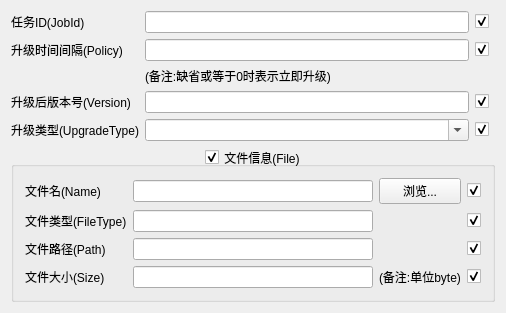
<?xml version="1.0" encoding="UTF-8"?>
<ui version="4.0">
 <class>CTcpEdgeTestDataView_DeviceUpdateReq</class>
 <widget class="QWidget" name="CTcpEdgeTestDataView_DeviceUpdateReq">
  <property name="geometry">
   <rect>
    <x>0</x>
    <y>0</y>
    <width>506</width>
    <height>307</height>
   </rect>
  </property>
  <property name="windowTitle">
   <string>CTcpEdgeTestDataView_TimeReadReq</string>
  </property>
  <layout class="QGridLayout" name="gridLayout">
   <item row="1" column="1">
    <widget class="QLineEdit" name="_Policy_"/>
   </item>
   <item row="4" column="0">
    <widget class="QLabel" name="label_4">
     <property name="text">
      <string>升级类型(UpgradeType)</string>
     </property>
    </widget>
   </item>
   <item row="5" column="0" colspan="4">
    <widget class="QGroupBox" name="_File_">
     <property name="title">
      <string>文件信息(File)</string>
     </property>
     <property name="alignment">
      <set>Qt::AlignCenter</set>
     </property>
     <property name="checkable">
      <bool>true</bool>
     </property>
     <layout class="QGridLayout" name="gridLayout_2">
      <property name="rightMargin">
       <number>11</number>
      </property>
      <item row="2" column="3">
       <widget class="QCheckBox" name="__Path__">
        <property name="text">
         <string/>
        </property>
        <property name="checked">
         <bool>true</bool>
        </property>
       </widget>
      </item>
      <item row="0" column="2">
       <widget class="QPushButton" name="btnName">
        <property name="text">
         <string>浏览...</string>
        </property>
       </widget>
      </item>
      <item row="3" column="0">
       <widget class="QLabel" name="label_8">
        <property name="text">
         <string>文件大小(Size)</string>
        </property>
       </widget>
      </item>
      <item row="0" column="3">
       <widget class="QCheckBox" name="__Name__">
        <property name="text">
         <string/>
        </property>
        <property name="checked">
         <bool>true</bool>
        </property>
       </widget>
      </item>
      <item row="2" column="1">
       <widget class="QLineEdit" name="_Path_"/>
      </item>
      <item row="3" column="1">
       <widget class="QLineEdit" name="_Size_"/>
      </item>
      <item row="1" column="1">
       <widget class="QLineEdit" name="_FileType_"/>
      </item>
      <item row="2" column="0">
       <widget class="QLabel" name="label_7">
        <property name="text">
         <string>文件路径(Path)</string>
        </property>
       </widget>
      </item>
      <item row="0" column="1">
       <widget class="QLineEdit" name="_Name_"/>
      </item>
      <item row="1" column="0">
       <widget class="QLabel" name="label_6">
        <property name="text">
         <string>文件类型(FileType)</string>
        </property>
       </widget>
      </item>
      <item row="1" column="3">
       <widget class="QCheckBox" name="__FileType__">
        <property name="text">
         <string/>
        </property>
        <property name="checked">
         <bool>true</bool>
        </property>
       </widget>
      </item>
      <item row="3" column="3">
       <widget class="QCheckBox" name="__Size__">
        <property name="text">
         <string/>
        </property>
        <property name="checked">
         <bool>true</bool>
        </property>
       </widget>
      </item>
      <item row="0" column="0">
       <widget class="QLabel" name="label_5">
        <property name="text">
         <string>文件名(Name)</string>
        </property>
       </widget>
      </item>
      <item row="3" column="2">
       <widget class="QLabel" name="label_10">
        <property name="text">
         <string>(备注:单位byte)</string>
        </property>
       </widget>
      </item>
     </layout>
    </widget>
   </item>
   <item row="4" column="2">
    <widget class="QCheckBox" name="__UpgradeType__">
     <property name="text">
      <string/>
     </property>
     <property name="checked">
      <bool>true</bool>
     </property>
    </widget>
   </item>
   <item row="1" column="0">
    <widget class="QLabel" name="label_2">
     <property name="text">
      <string>升级时间间隔(Policy)</string>
     </property>
    </widget>
   </item>
   <item row="3" column="0">
    <widget class="QLabel" name="label_3">
     <property name="text">
      <string>升级后版本号(Version)</string>
     </property>
    </widget>
   </item>
   <item row="1" column="2">
    <widget class="QCheckBox" name="__Policy__">
     <property name="text">
      <string/>
     </property>
     <property name="checked">
      <bool>true</bool>
     </property>
    </widget>
   </item>
   <item row="4" column="1">
    <widget class="QComboBox" name="_UpgradeType_">
     <property name="editable">
      <bool>true</bool>
     </property>
    </widget>
   </item>
   <item row="3" column="1">
    <widget class="QLineEdit" name="_Version_"/>
   </item>
   <item row="3" column="2">
    <widget class="QCheckBox" name="__Version__">
     <property name="text">
      <string/>
     </property>
     <property name="checked">
      <bool>true</bool>
     </property>
    </widget>
   </item>
   <item row="2" column="1">
    <widget class="QLabel" name="label_9">
     <property name="text">
      <string>(备注:缺省或等于0时表示立即升级)</string>
     </property>
    </widget>
   </item>
   <item row="0" column="0">
    <widget class="QLabel" name="label_11">
     <property name="text">
      <string>任务ID(JobId)</string>
     </property>
    </widget>
   </item>
   <item row="0" column="1">
    <widget class="QLineEdit" name="_JobId_"/>
   </item>
   <item row="0" column="2">
    <widget class="QCheckBox" name="__JobId__">
     <property name="text">
      <string/>
     </property>
     <property name="checked">
      <bool>true</bool>
     </property>
    </widget>
   </item>
  </layout>
 </widget>
 <layoutdefault spacing="6" margin="11"/>
 <resources/>
 <connections/>
</ui>
